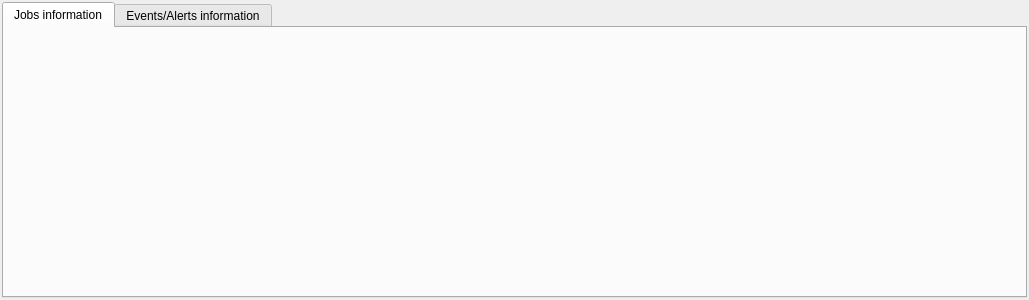
<?xml version="1.0" encoding="UTF-8"?>
<ui version="4.0">
 <class>MongoWidget</class>
 <widget class="QWidget" name="MongoWidget">
  <property name="geometry">
   <rect>
    <x>0</x>
    <y>0</y>
    <width>1029</width>
    <height>300</height>
   </rect>
  </property>
  <property name="windowTitle">
   <string>MongoWidget</string>
  </property>
  <layout class="QVBoxLayout" name="verticalLayout">
   <property name="leftMargin">
    <number>2</number>
   </property>
   <property name="topMargin">
    <number>2</number>
   </property>
   <property name="rightMargin">
    <number>2</number>
   </property>
   <property name="bottomMargin">
    <number>2</number>
   </property>
   <item>
    <widget class="QTabWidget" name="tabWidget">
     <property name="currentIndex">
      <number>0</number>
     </property>
     <widget class="QWidget" name="jobsInfoTab">
      <attribute name="title">
       <string>Jobs information</string>
      </attribute>
      <layout class="QVBoxLayout" name="verticalLayout_3">
       <property name="leftMargin">
        <number>2</number>
       </property>
       <property name="topMargin">
        <number>2</number>
       </property>
       <property name="rightMargin">
        <number>2</number>
       </property>
       <property name="bottomMargin">
        <number>2</number>
       </property>
       <item>
        <widget class="MongoJobWidget" name="jobWidget" native="true"/>
       </item>
      </layout>
     </widget>
     <widget class="QWidget" name="eventsInfoTab">
      <attribute name="title">
       <string>Events/Alerts information</string>
      </attribute>
      <layout class="QVBoxLayout" name="verticalLayout_4">
       <property name="leftMargin">
        <number>2</number>
       </property>
       <property name="topMargin">
        <number>2</number>
       </property>
       <property name="rightMargin">
        <number>2</number>
       </property>
       <property name="bottomMargin">
        <number>2</number>
       </property>
       <item>
        <widget class="MongoEventWidget" name="eventsWidget" native="true"/>
       </item>
      </layout>
     </widget>
    </widget>
   </item>
  </layout>
 </widget>
 <layoutdefault spacing="6" margin="11"/>
 <customwidgets>
  <customwidget>
   <class>MongoJobWidget</class>
   <extends>QWidget</extends>
   <header>MongoJobWidget.h</header>
   <container>1</container>
  </customwidget>
  <customwidget>
   <class>MongoEventWidget</class>
   <extends>QWidget</extends>
   <header>mongoeventwidget.h</header>
   <container>1</container>
  </customwidget>
 </customwidgets>
 <resources/>
 <connections/>
</ui>
